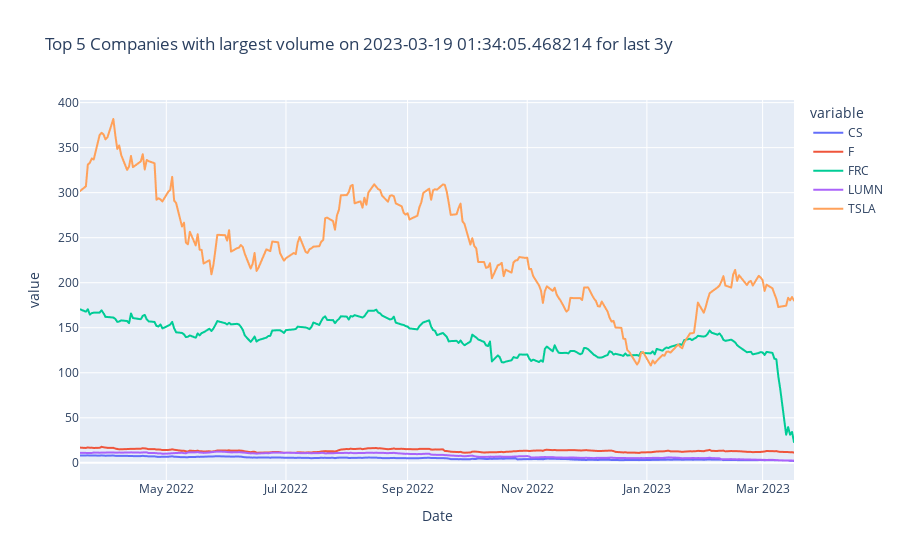

Notebook code cell kept with this figure:
### Code cell
fig = px.line(close, title=f"Top 5 Companies with largest volume on {today} for last 3y") 
fig.show()

### Figure 1 — Plotly figure (JSON) as saved in the notebook; plotly's stock layout.template omitted (floating-point values rounded to 4 significant figures; data arrays with more than 128 entries replaced by an {"elided": "..."} marker saying what was removed)
{"data": [{"hovertemplate": "variable=CS<br>Date=%{x}<br>value=%{y}<extra></extra>", "legendgroup": "CS", "line": {"color": "#636efa", "dash": "solid"}, "marker": {"symbol": "circle"}, "mode": "lines", "name": "CS", "showlegend": true, "type": "scattergl", "x": {"elided": "251 str values"}, "xaxis": "x", "y": {"elided": "251 float values"}, "yaxis": "y"}, {"hovertemplate": "variable=F<br>Date=%{x}<br>value=%{y}<extra></extra>", "legendgroup": "F", "line": {"color": "#EF553B", "dash": "solid"}, "marker": {"symbol": "circle"}, "mode": "lines", "name": "F", "showlegend": true, "type": "scattergl", "x": {"elided": "251 str values"}, "xaxis": "x", "y": {"elided": "251 float values"}, "yaxis": "y"}, {"hovertemplate": "variable=FRC<br>Date=%{x}<br>value=%{y}<extra></extra>", "legendgroup": "FRC", "line": {"color": "#00cc96", "dash": "solid"}, "marker": {"symbol": "circle"}, "mode": "lines", "name": "FRC", "showlegend": true, "type": "scattergl", "x": {"elided": "251 str values"}, "xaxis": "x", "y": {"elided": "251 float values"}, "yaxis": "y"}, {"hovertemplate": "variable=LUMN<br>Date=%{x}<br>value=%{y}<extra></extra>", "legendgroup": "LUMN", "line": {"color": "#ab63fa", "dash": "solid"}, "marker": {"symbol": "circle"}, "mode": "lines", "name": "LUMN", "showlegend": true, "type": "scattergl", "x": {"elided": "251 str values"}, "xaxis": "x", "y": {"elided": "251 float values"}, "yaxis": "y"}, {"hovertemplate": "variable=TSLA<br>Date=%{x}<br>value=%{y}<extra></extra>", "legendgroup": "TSLA", "line": {"color": "#FFA15A", "dash": "solid"}, "marker": {"symbol": "circle"}, "mode": "lines", "name": "TSLA", "showlegend": true, "type": "scattergl", "x": {"elided": "251 str values"}, "xaxis": "x", "y": {"elided": "251 float values"}, "yaxis": "y"}], "layout": {"legend": {"title": {"text": "variable"}, "tracegroupgap": 0}, "title": {"text": "Top 5 Companies with largest volume on 2023-03-19 01:34:05.468214 for last 3y"}, "xaxis": {"anchor": "y", "domain": [0, 1], "title": {"text": "Date"}}, "yaxis": {"anchor": "x", "domain": [0, 1], "title": {"text": "value"}}}}
